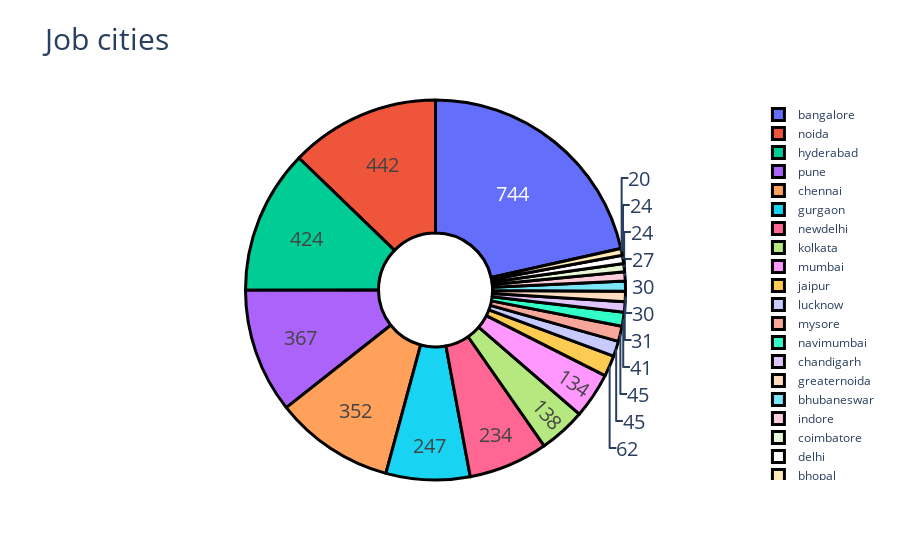

Notebook code for this chart:
### Code cell
values = df["JobCity"].value_counts()[:20]
labels=values.index
text=values.index
fig = go.Figure(data=[go.Pie(values=values,labels=labels,hole=.3)])
fig.update_traces(hoverinfo='label+percent', textinfo='value', textfont_size=20,
                  marker=dict(line=dict(color='#000000', width=3)))
fig.update_layout(title="Job cities ",
                  titlefont={'size': 30},
                  )
fig.show()

### Figure 1 — Plotly figure (JSON) as saved in the notebook; plotly's stock layout.template omitted (floating-point values rounded to 4 significant figures)
{"data": [{"hole": 0.3, "hoverinfo": "label+percent", "labels": ["bangalore", "noida", "hyderabad", "pune", "chennai", "gurgaon", "newdelhi", "kolkata", "mumbai", "jaipur", "lucknow", "mysore", "navimumbai", "chandigarh", "greaternoida", "bhubaneswar", "indore", "coimbatore", "delhi", "bhopal"], "marker": {"line": {"color": "#000000", "width": 3}}, "textfont": {"size": 20}, "textinfo": "value", "type": "pie", "values": [744, 442, 424, 367, 352, 247, 234, 138, 134, 62, 45, 45, 41, 31, 30, 30, 27, 24, 24, 20]}], "layout": {"title": {"font": {"size": 30}, "text": "Job cities "}}}
